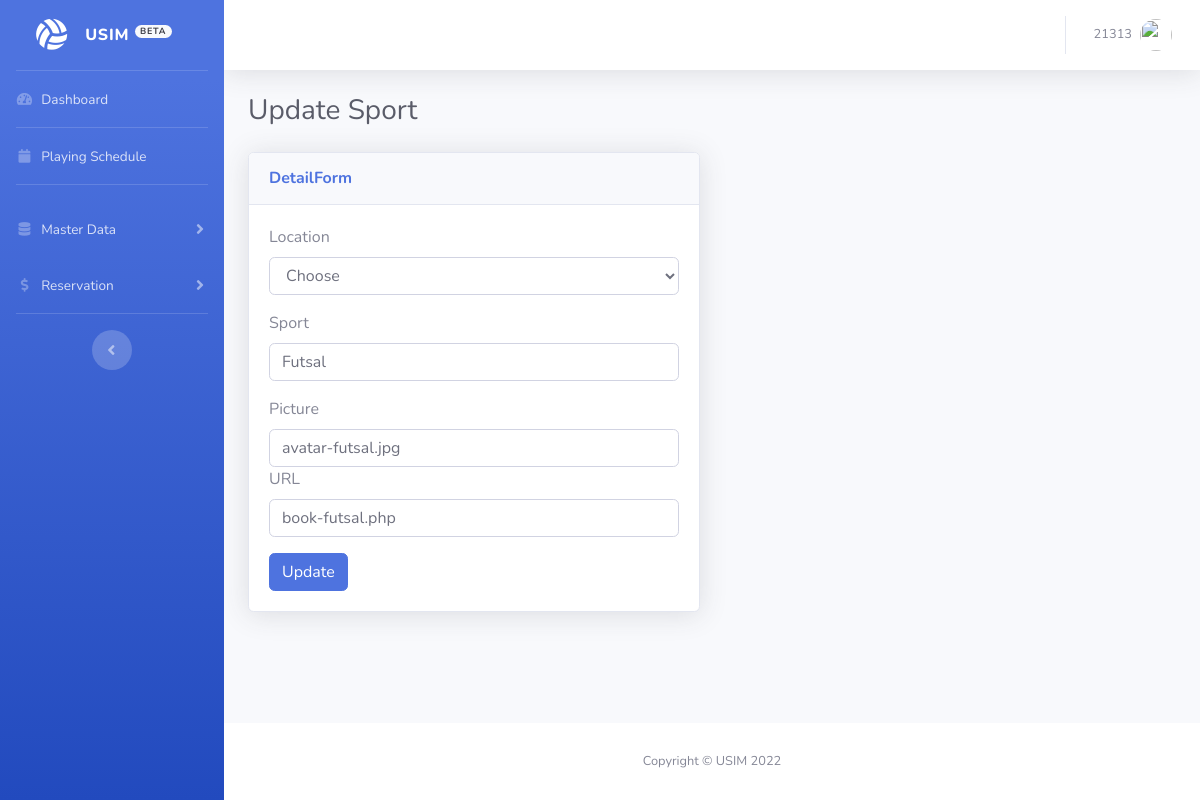
/admin/field-edit.php?id=1 (signed in), run on the app's committed database.
### tables this page shows
CREATE TABLE `field` (
  `id` int(11) NOT NULL,
  `location_id` int(11) NOT NULL,
  `field_name` varchar(255) NOT NULL,
  `picture` varchar(512) NOT NULL,
  `url` varchar(255) NOT NULL
);

### admin/field-edit.php (the view, shortened to what this page needs)
<?php
include_once("connect.php");
?>
<?php
$id = $_GET['id'];
$result = mysqli_query($mysqli, "SELECT * FROM field WHERE id=$id");
while($blog = mysqli_fetch_array($result))
{
    $field_name = $blog['field_name'];
    $picture = $blog['picture'];
    $url = $blog['url'];
}
?>
<!DOCTYPE html>
<html lang="en">
<head>
    <link href="vendor/fontawesome-free/css/all.min.css" rel="stylesheet" type="text/css">
    <link href="css/sb-admin-2.min.css" rel="stylesheet">
</head>
<body id="page-top">
    <div id="wrapper">
        <ul class="navbar-nav bg-gradient-primary sidebar sidebar-dark accordion" id="accordionSidebar">
            <a class="sidebar-brand d-flex align-items-center justify-content-center" href="index.php">
                <div class="sidebar-brand-icon rotate-n-15">
                    <i class="fas fa-volleyball-ball"></i>
                </div>
                <div class="sidebar-brand-text mx-3">USIM <sup><span
                            class="badge badge-pill badge-light">BETA</span></sup></div>
            </a>
            <?php include("menu.php"); ?>
            <div class="text-center d-none d-md-inline">
                <button class="rounded-circle border-0" id="sidebarToggle"></button>
            </div>
        </ul>
        <div id="content-wrapper" class="d-flex flex-column">
            <div id="content">
                <nav class="navbar navbar-expand navbar-light bg-white topbar mb-4 static-top shadow">
                    <ul class="navbar-nav ml-auto">
                        <li class="nav-item dropdown no-arrow">
                            <a class="nav-link dropdown-toggle" href="#" id="userDropdown" role="button"
                                data-toggle="dropdown" aria-haspopup="true" aria-expanded="false">
                                <span
                                    class="mr-2 d-none d-lg-inline text-gray-600 small"><?php echo $_SESSION['staff_id']; ?></span>
                                <img class="img-profile rounded-circle"
                                    src="https://source.unsplash.com/QAB-WJcbgJk/60x60">
                            </a>
                        </li>
                    </ul>
                </nav>
                <div class="container-fluid">
                    <h1 class="h3 mb-4 text-gray-800">Update Sport</h1>
                    <div class="row">
                        <div class="col-lg-6">
                            <div class="card shadow mb-4">
                                <div class="card-header py-3">
                                    <h6 class="m-0 font-weight-bold text-primary">DetailForm</h6>
                                </div>
                                <div class="card-body">
                                    <form action="field-edit.php" method="post">
                                        <div class="form-group">
                                            <label for="exampleFormControlSelect1">Location</label>
                                            <select class="form-control" name="location_id">
                                                <option disabled selected> Choose </option>
                                            </select>
                                        </div>
                                        <div class="form-group">
                                            <label for="exampleInputEmail1">Sport</label>
                                            <input type="text" class="form-control" name="field_name" value="<?php echo $field_name;?>">
                                        </div>
                                        <label for="exampleInputEmail1">Picture</label>
                                        <input type="text" class="form-control" name="picture" value="<?php echo $picture;?>">
                                        <div class="form-group">
                                            <label for="exampleInputEmail1">URL</label>
                                            <input type="text" class="form-control" name="url" value="<?php echo $url;?>">
                                        </div>
                                        <input type="submit" name="update" value="Update" class="btn btn-primary">
                                    </form>
                                </div>
                            </div>
                        </div>
                    </div>
                </div>
            </div>
            <footer class="sticky-footer bg-white">
                <div class="container my-auto">
                    <div class="copyright text-center my-auto">
                        <span>Copyright &copy; USIM 2022</span>
                    </div>
                </div>
            </footer>
        </div>
    </div>
</body>
</html>

### data on the page
field: field_name "Futsal", picture "avatar-futsal.jpg", url "book-futsal.php"

### other printed values
$_SESSION['staff_id'] "21313"
